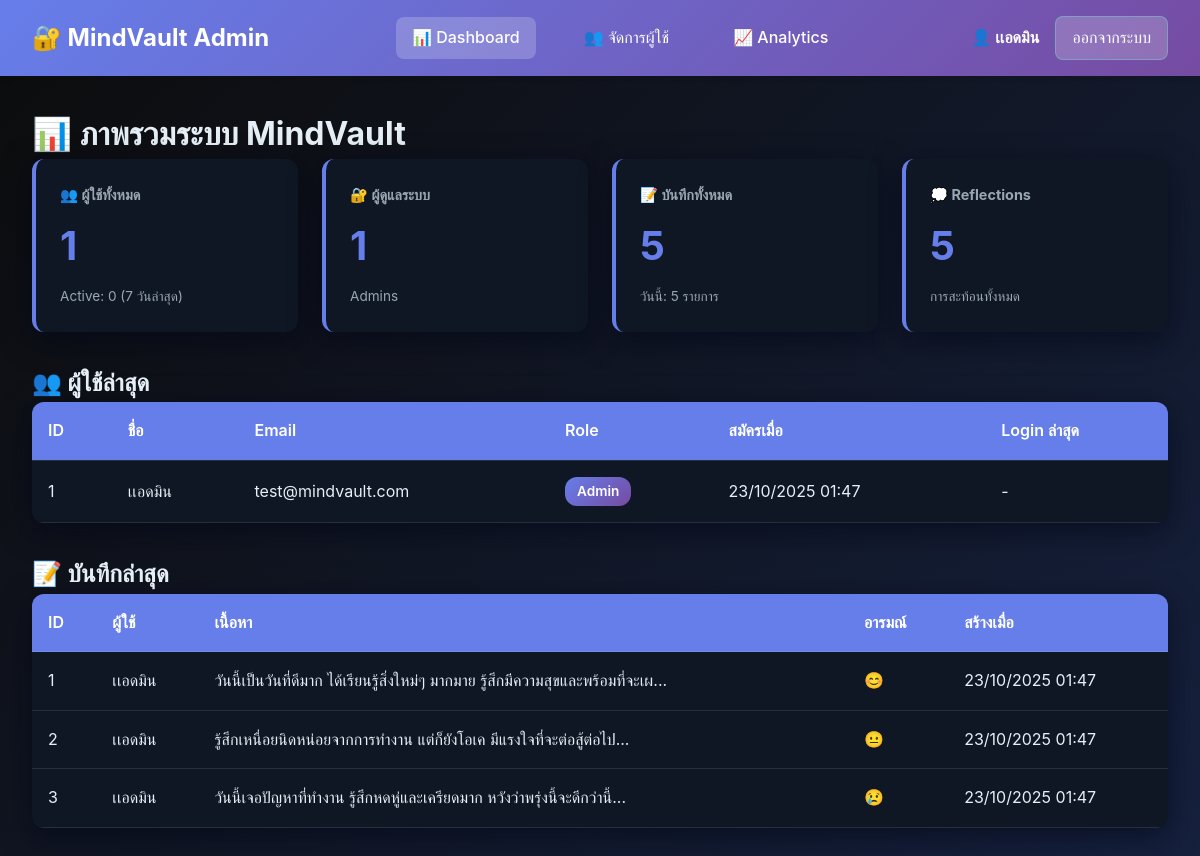
/admin/index.php (signed in), run on the app's committed database.
### tables this page shows
CREATE TABLE IF NOT EXISTS users (
    id INT AUTO_INCREMENT PRIMARY KEY,
    name VARCHAR(100) NOT NULL,
    email VARCHAR(100) NOT NULL UNIQUE,
    password VARCHAR(255) NOT NULL,
    role ENUM('user', 'admin') DEFAULT 'user',
    last_login TIMESTAMP NULL,
    created_at TIMESTAMP DEFAULT CURRENT_TIMESTAMP,
    updated_at TIMESTAMP DEFAULT CURRENT_TIMESTAMP ON UPDATE CURRENT_TIMESTAMP
);

CREATE TABLE IF NOT EXISTS entries (
    id INT AUTO_INCREMENT PRIMARY KEY,
    user_id INT NOT NULL,
    content TEXT NOT NULL,
    mood ENUM('happy','neutral','sad') DEFAULT 'neutral',
    word_count INT DEFAULT 0,
    created_at TIMESTAMP DEFAULT CURRENT_TIMESTAMP,
    updated_at TIMESTAMP DEFAULT CURRENT_TIMESTAMP ON UPDATE CURRENT_TIMESTAMP,
    FOREIGN KEY (user_id) REFERENCES users(id) ON DELETE CASCADE,
    INDEX idx_user_created (user_id, created_at),
    INDEX idx_mood (mood)
);

### admin/index.php (the view, shortened to what this page needs)
<?php
require_once '../includes/db.php';
$stats = [];
$result = $conn->query("SELECT COUNT(*) as total FROM users");
$stats['total_users'] = $result->fetch_assoc()['total'];
$result = $conn->query("SELECT COUNT(*) as total FROM users WHERE role = 'admin'");
$stats['total_admins'] = $result->fetch_assoc()['total'];
$result = $conn->query("SELECT COUNT(*) as total FROM entries");
$stats['total_entries'] = $result->fetch_assoc()['total'];
$result = $conn->query("SELECT COUNT(*) as total FROM entries WHERE DATE(created_at) = CURDATE()");
$stats['today_entries'] = $result->fetch_assoc()['total'];
$result = $conn->query("SELECT COUNT(*) as total FROM reflections");
$stats['total_reflections'] = $result->fetch_assoc()['total'];
$result = $conn->query("SELECT COUNT(*) as total FROM users WHERE last_login >= DATE_SUB(NOW(), INTERVAL 7 DAY)");
$stats['active_users'] = $result->fetch_assoc()['total'];
$recent_users = $conn->query("
    SELECT id, name, email, role, created_at, last_login
    FROM users
    ORDER BY created_at DESC
    LIMIT 5
");
$recent_entries = $conn->query("
    SELECT e.id, e.content, e.mood, e.created_at, u.name as user_name
    FROM entries e
    JOIN users u ON e.user_id = u.id
    ORDER BY e.created_at DESC
    LIMIT 5
");
include 'includes/header.php';
?>
<h1>📊 ภาพรวมระบบ MindVault</h1>
<div class="stats-grid">
    <div class="stat-card">
        <h3>👥 ผู้ใช้ทั้งหมด</h3>
        <div class="stat-value"><?php echo number_format($stats['total_users']); ?></div>
        <div class="stat-label">Active: <?php echo number_format($stats['active_users']); ?> (7 วันล่าสุด)</div>
    </div>
    <div class="stat-card">
        <h3>🔐 ผู้ดูแลระบบ</h3>
        <div class="stat-value"><?php echo number_format($stats['total_admins']); ?></div>
        <div class="stat-label">Admins</div>
    </div>
    <div class="stat-card">
        <h3>📝 บันทึกทั้งหมด</h3>
        <div class="stat-value"><?php echo number_format($stats['total_entries']); ?></div>
        <div class="stat-label">วันนี้: <?php echo number_format($stats['today_entries']); ?> รายการ</div>
    </div>
    <div class="stat-card">
        <h3>💭 Reflections</h3>
        <div class="stat-value"><?php echo number_format($stats['total_reflections']); ?></div>
        <div class="stat-label">การสะท้อนทั้งหมด</div>
    </div>
</div>
<h2>👥 ผู้ใช้ล่าสุด</h2>
<div class="data-table">
    <table>
        <thead>
            <tr>
                <th>ID</th>
                <th>ชื่อ</th>
                <th>Email</th>
                <th>Role</th>
                <th>สมัครเมื่อ</th>
                <th>Login ล่าสุด</th>
            </tr>
        </thead>
        <tbody>
            <?php while($user = $recent_users->fetch_assoc()): ?>
            <tr>
                <td><?php echo $user['id']; ?></td>
                <td><?php echo htmlspecialchars($user['name']); ?></td>
                <td><?php echo htmlspecialchars($user['email']); ?></td>
                <td>
                    <?php if($user['role'] == 'admin'): ?>
                        <span class="badge badge-admin">Admin</span>
                    <?php else: ?>
                        <span class="badge badge-user">User</span>
                    <?php endif; ?>
                </td>
                <td><?php echo date('d/m/Y H:i', strtotime($user['created_at'])); ?></td>
                <td><?php echo $user['last_login'] ? date('d/m/Y H:i', strtotime($user['last_login'])) : '-'; ?></td>
            </tr>
            <?php endwhile; ?>
        </tbody>
    </table>
</div>
<h2 style="margin-top: 2rem;">📝 บันทึกล่าสุด</h2>
<div class="data-table">
    <table>
        <thead>
            <tr>
                <th>ID</th>
                <th>ผู้ใช้</th>
                <th>เนื้อหา</th>
                <th>อารมณ์</th>
                <th>สร้างเมื่อ</th>
            </tr>
        </thead>
        <tbody>
            <?php while($entry = $recent_entries->fetch_assoc()): ?>
            <tr>
                <td><?php echo $entry['id']; ?></td>
                <td><?php echo htmlspecialchars($entry['user_name']); ?></td>
                <td><?php echo htmlspecialchars(mb_substr($entry['content'], 0, 80)) . '...'; ?></td>
                <td>
                    <?php
                    $mood_icons = ['happy' => '😊', 'neutral' => '😐', 'sad' => '😢'];
                    echo $mood_icons[$entry['mood']] ?? '😐';
                    ?>
                </td>
                <td><?php echo date('d/m/Y H:i', strtotime($entry['created_at'])); ?></td>
            </tr>
            <?php endwhile; ?>
        </tbody>
    </table>
</div>
    </div>
</body>
</html>

### assets/css/dashboard.css (style rules this page uses)
:root { --bg: #0b0f1a; --card: #0f1724; --accent: #64ffda; --accent-light: #4fc3f7; --muted: #9aa6b2; --text: #e6eef6; --success: #4caf50; --error: #f44336; --warning: #ff9800; --radius: 12px; --shadow: 0 8px 30px rgba(2, 6, 23, 0.6); --shadow-hover: 0 12px 40px rgba(2, 6, 23, 0.8); }
* { margin: 0; padding: 0; box-sizing: border-box; }
body { background: linear-gradient(135deg, #0c0c0c, #16213e); font-family: 'Inter', system-ui, -apple-system, Arial, sans-serif; color: var(--text); line-height: 1.6; min-height: 100vh; }
.stat-label { font-size: 0.85rem; color: var(--muted); }

### admin/includes/header.php (style rules this page uses)
:root { --admin-primary: #667eea; --admin-secondary: #764ba2; --admin-accent: #f093fb; }
.stats-grid { display: grid; grid-template-columns: repeat(auto-fit, minmax(250px, 1fr)); gap: 1.5rem; margin-bottom: 2rem; }
.stat-card { background: var(--card); padding: 1.5rem; border-radius: var(--radius); box-shadow: var(--shadow); border-left: 4px solid var(--admin-primary); }
.stat-card h3 { font-size: 0.9rem; color: var(--muted); margin-bottom: 0.5rem; }
.stat-card .stat-value { font-size: 2.5rem; font-weight: 700; color: var(--admin-primary); margin-bottom: 0.5rem; }
.stat-card .stat-label { font-size: 0.85rem; color: var(--muted); }
.data-table { background: var(--card); border-radius: var(--radius); overflow: hidden; box-shadow: var(--shadow); }
.data-table table { width: 100%; border-collapse: collapse; }
.data-table th, .data-table td { padding: 1rem; text-align: left; border-bottom: 1px solid rgba(255,255,255,0.1); }
.data-table th { background: var(--admin-primary); color: white; font-weight: 600; }
.badge { display: inline-block; padding: 0.25rem 0.75rem; border-radius: 12px; font-size: 0.85rem; font-weight: 600; }
.badge-admin { background: linear-gradient(135deg, #667eea, #764ba2); color: white; }

### data on the page
users: id "1", name "เเอดมิน", email "test@mindvault.com", role "Admin", created_at "23/10/2025 01:47"
entries: id "1", user.name "เเอดมิน", content "วันนี้เป็นวันที่ดีมาก ได้เรียนรู้สิ่งใหม่ๆ มากมาย รู้สึกมีความสุขและพร้อมที่จะเผ", mood "😊", created_at "23/10/2025 01:47"
entries: id "2", user.name "เเอดมิน", content "รู้สึกเหนื่อยนิดหน่อยจากการทำงาน แต่ก็ยังโอเค มีแรงใจที่จะต่อสู้ต่อไป", mood "😐", created_at "23/10/2025 01:47"
entries: id "3", user.name "เเอดมิน", content "วันนี้เจอปัญหาที่ทำงาน รู้สึกหดหู่และเครียดมาก หวังว่าพรุ่งนี้จะดีกว่านี้", mood "😢", created_at "23/10/2025 01:47"

### other printed values
$_SESSION['admin_name'] "เเอดมิน"
$stats['total_users'] "1"
$stats['active_users'] "0"
$stats['total_admins'] "1"
$stats['total_entries'] "5"
$stats['today_entries'] "5"
$stats['total_reflections'] "5"
